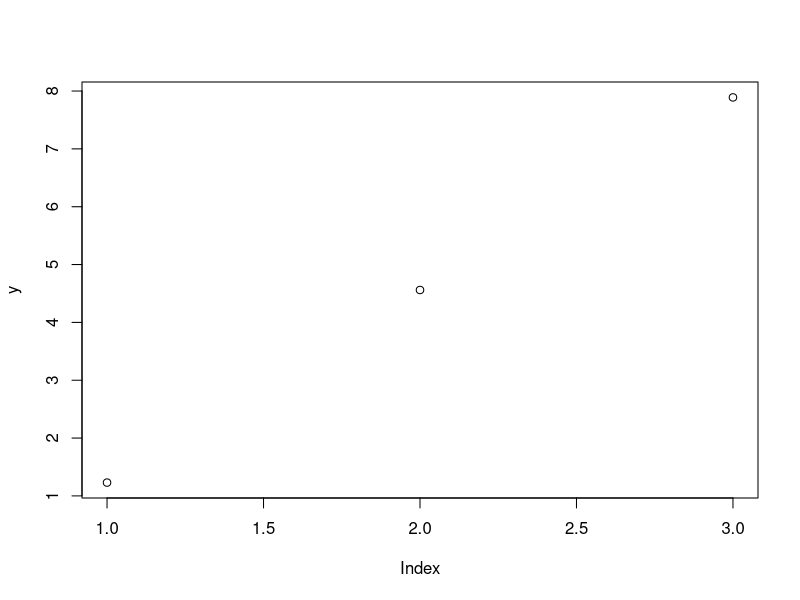

This chart was generated by the following R code:
## ---- chunk 1
x <- 7
y <- c(1.23, 4.56, 7.89)
## ---- chunk 2
#| label: fig-one
#| fig-cap: "A plot of y"
#| echo: false
plot(y)
## ---- chunk 3
#| label: tbl-one
#| tbl-cap: "A table of y"
knitr::kable(data.frame(y = y))
